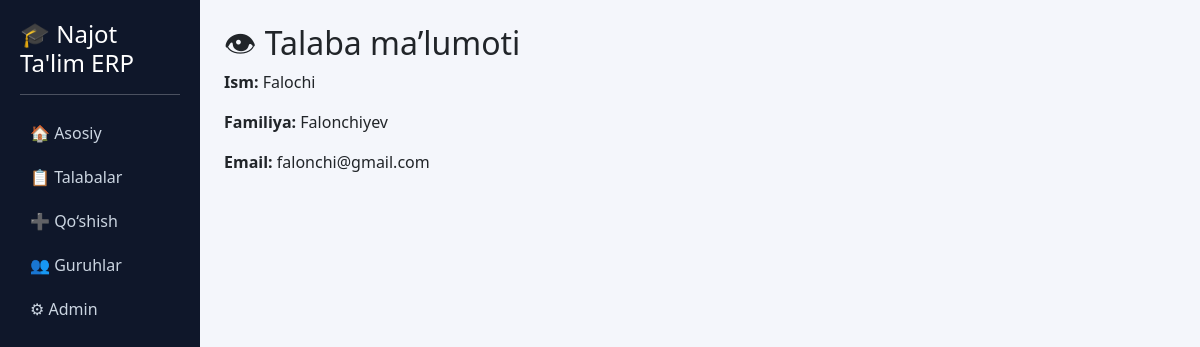
Page /4/ on the committed database.
### main/models.py (models this page shows, shortened)
class Talaba(models.Model):
    JINS_CHOICES = [
        ('erkak', 'Erkak'),
        ('ayol', 'Ayol'),
    ]
    ism = models.CharField(max_length=100, verbose_name="Ism")
    familiya = models.CharField(max_length=100, verbose_name="Familiya")
    email = models.EmailField(unique=True, verbose_name="Email")
    telefon = models.CharField(max_length=20, blank=True, verbose_name="Telefon")
    guruh = models.ForeignKey(Guruh, on_delete=models.SET_NULL, null=True, blank=True, verbose_name="Guruh")
    tug_sanasi = models.DateField(null=True, blank=True, verbose_name="Tug'ilgan sana")
    jins = models.CharField(max_length=10, choices=JINS_CHOICES, default='erkak', verbose_name="Jins")
    manzil = models.TextField(blank=True, verbose_name="Manzil")
    yaratilgan = models.DateTimeField(auto_now_add=True)
    yangilangan = models.DateTimeField(auto_now=True)
    class Meta:
        verbose_name = "Talaba"
        verbose_name_plural = "Talabalar"
        ordering = ['familiya', 'ism']

### main/views.py (the view)
# urls.py: path('<int:pk>/', views.talaba_detail, name='detail'),
def talaba_detail(request, pk):
    talaba = get_object_or_404(Talaba, pk=pk)
    return render(request, 'main/detail.html', {'talaba': talaba})

### main/templates/main/detail.html
{% extends 'main/base.html' %}
{% block content %}
<h2>👁 Talaba ma’lumoti</h2>
<p><b>Ism:</b> {{ talaba.ism }}</p>
<p><b>Familiya:</b> {{ talaba.familiya }}</p>
<p><b>Email:</b> {{ talaba.email }}</p>
{% endblock %}

### main/templates/main/base.html (style rules this page uses)
body { background: #f4f6fb; font-family: 'Segoe UI', sans-serif; }

### rows in the picture
Talaba: ism "Falochi", familiya "Falonchiyev", email "falonchi@gmail.com"
